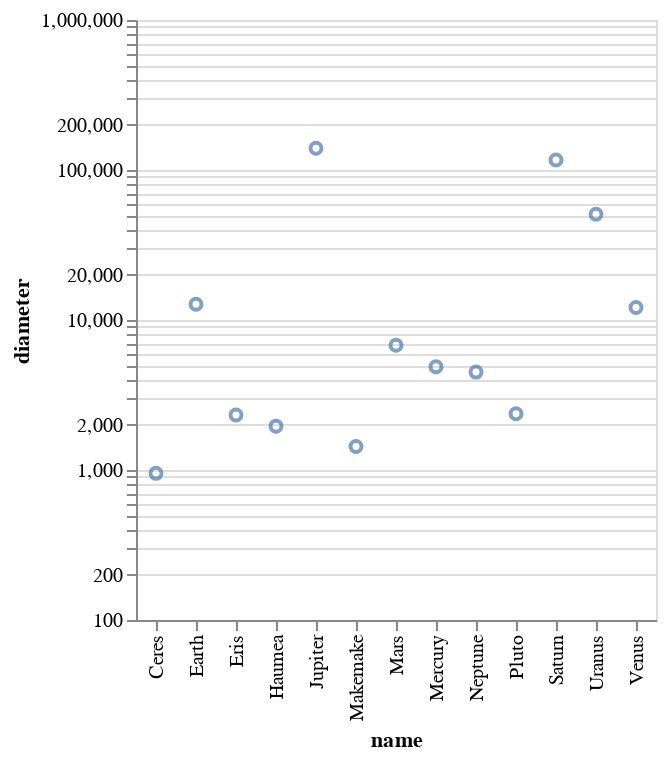

The code cell stored with this chart in its notebook:
### Markdown cell above
## Skálák

### Code cell
alt.Chart(planets).mark_point().encode(
    alt.Y(
        'diameter', 
        scale=alt.Scale(type='log')
    ),
    x='name'
)

### Figure 1 — Vega-Lite specification as saved in the notebook (floating-point values rounded to 4 significant figures)
{"config": {"view": {"continuousWidth": 400, "continuousHeight": 300}}, "data": {"name": "data-5b03ff44f3bf68bec8f5d2248afba5a6"}, "mark": "point", "encoding": {"x": {"type": "nominal", "field": "name"}, "y": {"type": "quantitative", "field": "diameter", "scale": {"type": "log"}}}, "$schema": "https://vega.github.io/schema/vega-lite/v4.8.1.json", "datasets": {"data-5b03ff44f3bf68bec8f5d2248afba5a6": [{"name": "Mercury", "diameter": 4879, "distance": 57.91, "moons": 0, "type": "planet"}, {"name": "Venus", "diameter": 12104, "distance": 108.2, "moons": 0, "type": "planet"}, {"name": "Earth", "diameter": 12742, "distance": 149.6, "moons": 1, "type": "planet"}, {"name": "Mars", "diameter": 6779, "distance": 227.9, "moons": 2, "type": "planet"}, {"name": "Ceres", "diameter": 950, "distance": 414.3, "moons": 0, "type": "dwarf planet"}, {"name": "Jupiter", "diameter": 139822, "distance": 778.5, "moons": 79, "type": "planet"}, {"name": "Saturn", "diameter": 116464, "distance": 1434.0, "moons": 82, "type": "planet"}, {"name": "Uranus", "diameter": 50724, "distance": 2871.0, "moons": 27, "type": "planet"}, {"name": "Neptune", "diameter": 4495, "distance": 49240.0, "moons": 14, "type": "planet"}, {"name": "Pluto", "diameter": 2374, "distance": 5906.0, "moons": 5, "type": "dwarf planet"}, {"name": "Haumea", "diameter": 1960, "distance": 6460.0, "moons": 2, "type": "dwarf planet"}, {"name": "Makemake", "diameter": 1434, "distance": 6796.0, "moons": 1, "type": "dwarf planet"}, {"name": "Eris", "diameter": 2326, "distance": 10150.0, "moons": 1, "type": "dwarf planet"}]}}
